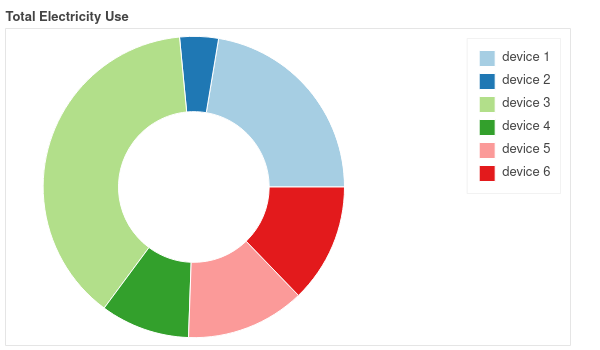

Generate this figure with Python:
from collections import Counter
from math import pi

import pandas as pd

from bokeh.palettes import Paired
from bokeh.plotting import figure, show
from bokeh.transform import cumsum

# Data

x = Counter({
    'device 1': 70, 'device 2': 13, 'device 3': 120,
    'device 4': 30, 'device 5': 40, 'device 6': 40,
})

data = pd.Series(x).reset_index(name='value').rename(columns={'index': 'dev'})
data['angle'] = data['value']/data['value'].sum() * 2*pi
data['color'] = Paired[len(x)]


# Plotting code

p = figure(plot_height=350, title="Total Electricity Use",
    toolbar_location=None,
    tools="hover",
    tooltips="@dev: @value",
    x_range=(-0.5, 1.0))

p.annular_wedge(x=0, y=1,
    inner_radius=0.2, outer_radius=0.4,
    start_angle=cumsum('angle', include_zero=True), end_angle=cumsum('angle'),
    line_color="white", fill_color='color',
    legend_field='dev', source=data)

p.axis.axis_label=None
p.axis.visible=False
p.grid.grid_line_color = None

show(p)
